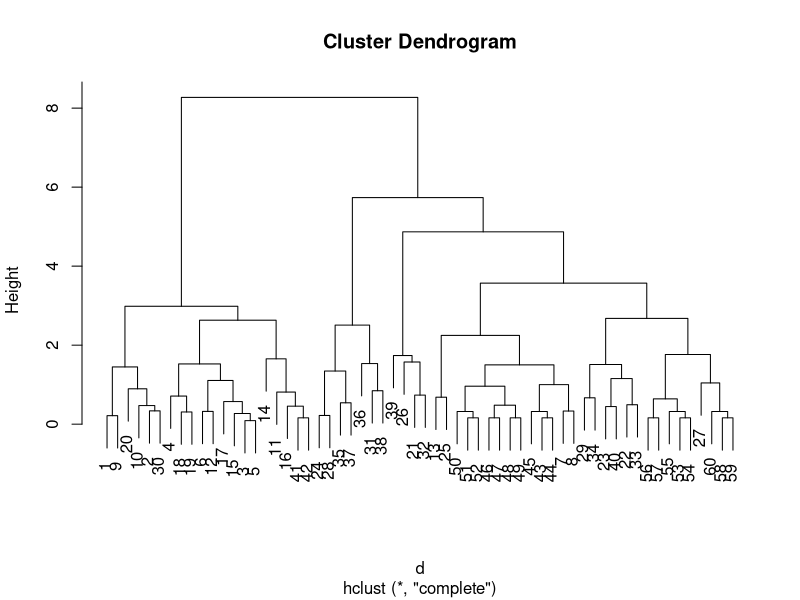
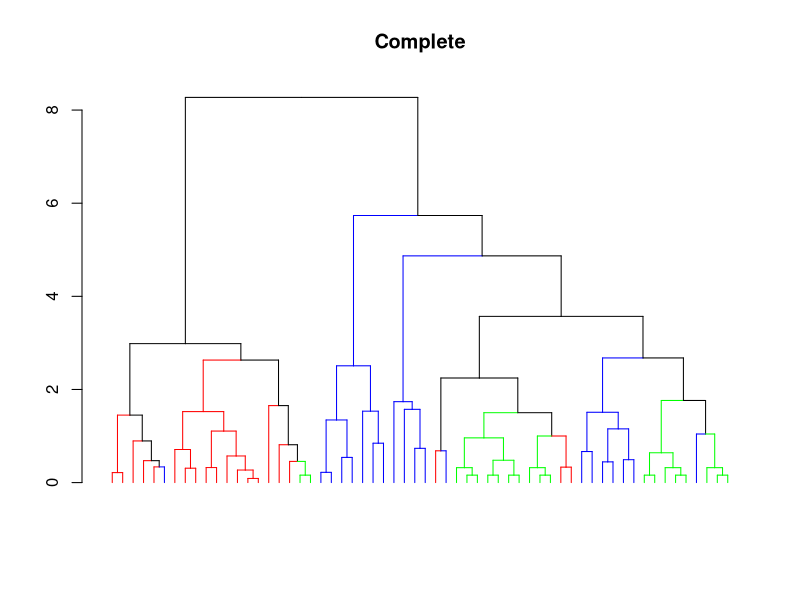

R code for these plots, in order:
x = c(rnorm(20),rnorm(20,3),seq(from=1,to=4,length.out=20))
y = c(rnorm(20),rnorm(20,3),seq(from=0,to=0.5,length.out=20))
col = c(rep('red',20),rep('blue',20),rep('green',20))
d=dist(cbind(x,y),method='euclidean')
h=hclust(d,method='complete')
plot(h)
dg = as.dendrogram(h)
colLab = function(n,cols) {
  leafs = order.dendrogram(n)
  leaf.col = unique(cols[leafs])
  if(length(leaf.col)==1){
    attr(n,'edgePar') = list(col=leaf.col)
  }
  n
}
dg = dendrapply(dg, colLab,col)
plot(dg,leaflab='none',main='Complete')